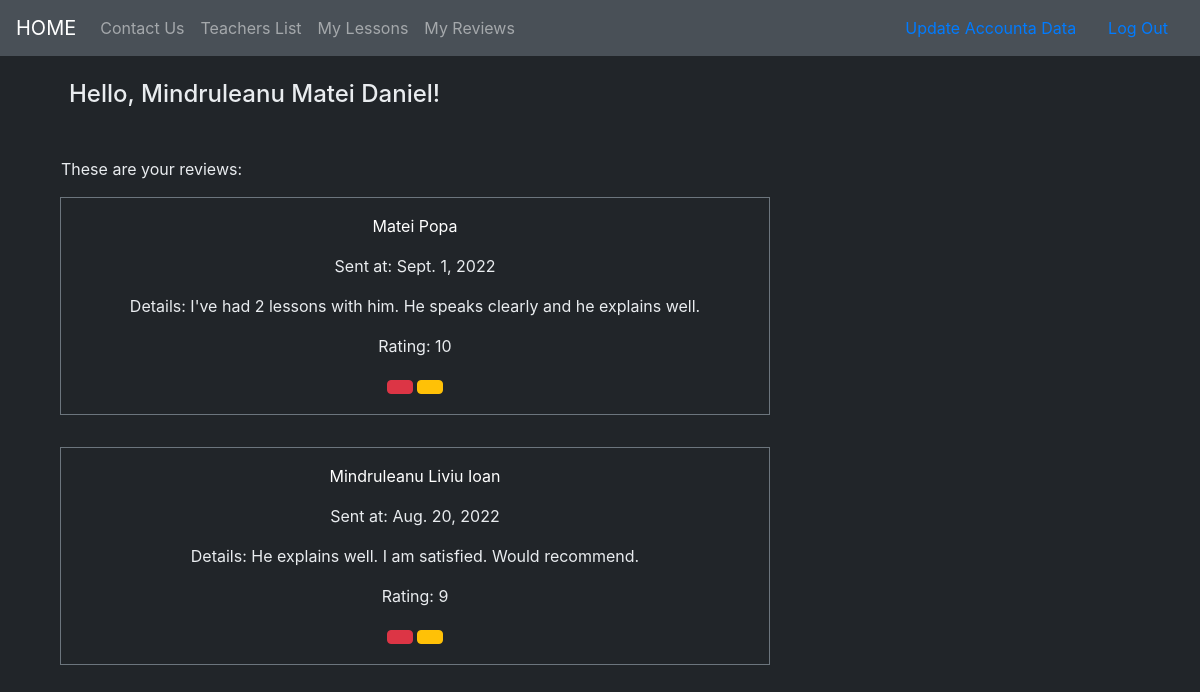
The app's page /reviews/sr/8/ (signed in) with its own data.
### accounts/models.py (models this page shows, shortened)
class User(AbstractUser):
    phone_number = models.CharField(max_length=10,blank=False, validators=[phone_number_validator], unique=True)
    email = models.EmailField(unique=True)
    is_student = models.BooleanField(default=False)
    is_teacher = models.BooleanField(default=False)

class Teacher(models.Model):
    user = models.OneToOneField(User, on_delete=models.CASCADE, primary_key=True)
    subject = models.ForeignKey(Subject, on_delete=models.SET_NULL, null=True)
    price = models.IntegerField(default=100)

### reviews/models.py (models this page shows, shortened)
class Review(models.Model):
    user = models.ForeignKey(User, on_delete=models.CASCADE)
    teacher = models.ForeignKey(Teacher, on_delete=models.CASCADE, null=True)
    sent_date = models.DateField(auto_now_add=True)
    description = models.TextField()
    rating = models.PositiveIntegerField(validators = [rating_validator])
    class Meta:
        ordering = ["-sent_date"]
        unique_together = ['user', 'teacher']

### reviews/views.py (the view)
# urls.py: path('sr/<int:pk>/', views.StudentReviews.as_view(), name='student_reviews'),
@method_decorator([login_required, student_required], name='dispatch')
class StudentReviews(generic.ListView):
    model = Review
    template_name = 'reviews/student_reviews_list.html'
    paginate_by = 5
    def get_queryset(self):
        queryset = super(StudentReviews, self).get_queryset()
        queryset = queryset.filter(user=self.request.user)
        return queryset
    def get_context_data(self,**kwargs):
        context = super().get_context_data(**kwargs)
        context['user'] = self.request.user
        return context

### reviews/templates/reviews/student_reviews_list.html (shortened to what this page needs)
{% extends "base.html" %}
{% load bootstrap_icons %}
{% block extra_css %}
    {% load static %}
    <link rel="stylesheet" type="text/css" href="{% static 'invicta/css/lessons_and_reviews.css' %}" >
{% endblock %}
{% block content %}
    <h4 class="list-title">Hello, {{user.first_name}} {{user.last_name}}!</h4>
    <p class="list-paragraph">These are your reviews:</p>
    <div class="col-md-8">
        {% for review in object_list  %}
            {% include "reviews/_student_review.html" %}
        {% endfor %}
    </div>
{% endblock %}

### reviews/templates/reviews/_student_review.html (shortened to what this page needs)
{% load bootstrap_icons %}
<div class="review_list_div">
    <a class="lessons-a review-a" href="{% url 'profiles:profile_detail' slug=review.teacher.profile.slug %}">
        {{ review.teacher.user.first_name }} {{ review.teacher.user.last_name }}
    </a>
    <p>
        Sent at: {{ review.sent_date }}
    </p>
    <p>
        Details: {{ review.description }}
    </p>
    <p>
        Rating: {{ review.rating }}
    </p>
    <div class="col-lg-12 delete_edit_review_div">
        <a class="btn btn-danger" href="{% url 'reviews:delete_review' pk=review.pk %}">
        </a>
        <a class="btn btn-warning" href="{% url 'reviews:update_review' pk=review.pk %}">
        </a>
    </div>
</div>

### static/invicta/css/master.css (style rules this page uses)
.review_list_div { border : 1px solid black; margin-bottom: 2em; text-align: center; }
body { background-color: #212529; color: #E9ECEF; }

### static/invicta/css/lessons_and_reviews.css (style rules this page uses)
a.lessons-a { color: white; text-decoration: none; margin-left: 1.25em; margin-right: 1.25em; }
.list-title { margin: 1em 1em 2em 1em; }
.list-paragraph { font-size: 1em; margin-left: 1em; }
.review_list_div { border : 1px solid #6C757D; margin-bottom: 2em; text-align: center; padding-top: 1em; }
a.review-a { margin-bottom: 1em; display: block; }
.delete_edit_review_div { margin-bottom: 1em; }

### records on screen
User: first_name "Mindruleanu", last_name "Matei Daniel"
Review: teacher.user.first_name "Matei", teacher.user.last_name "Popa", sent_date "Sept. 1, 2022", description "I've had 2 lessons with him. He speaks clearly and he explains well.", rating "10"
Review: teacher.user.first_name "Mindruleanu", teacher.user.last_name "Liviu Ioan", sent_date "Aug. 20, 2022", description "He explains well. I am satisfied. Would recommend.", rating "9"
